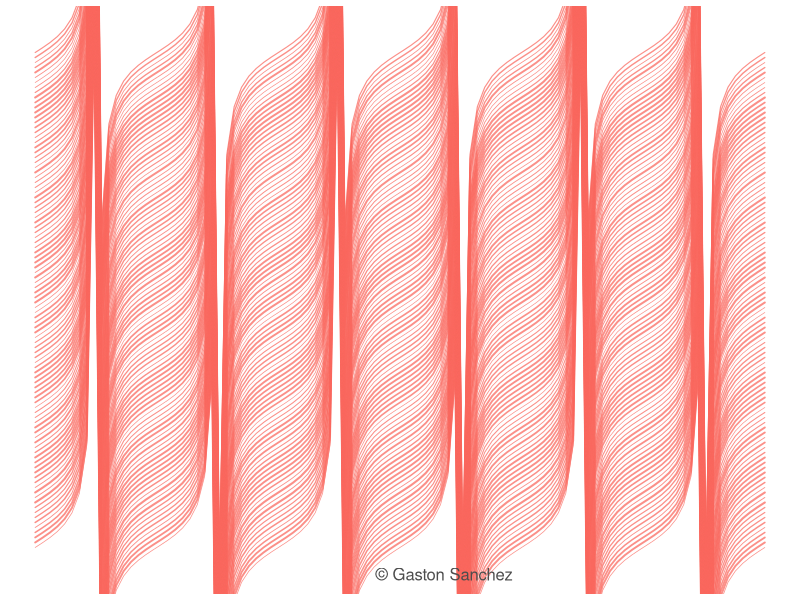

Here is the R script that generated this plot:
##################################################################################
# Title:      Vertical Waves
# Copyright:  Copyright (c) 2012, under the Simplified BSD License
# Author:     Gaston Sanchez
# url:        www.gastonsanchez.com/projects/rtist
##################################################################################

# Don't use my working directory!
setwd("/Users/gaston/Documents/Rtist_Plots/Images")

# ========================================================================
# Vertical waves
# ========================================================================
# generate pairs of x-y values
x = seq(0, 6*pi, length=100)
y = tan(x)

png("vertical_waves.png", width=700, height=400)
# set graphical parameters
op = par(bg="white", mar=rep(0.3,4))
# plot
plot(x, y, type="n", ylim=c(-11,11), axes=FALSE)
for (i in seq(-10, 10, length=100))
{
  lines(x, y+i, col="#f9675dBB", lwd=2*runif(1,.3))
}
# signature
legend("bottomright", legend="© Gaston Sanchez", bty="n", text.col="gray30", adj=2)
# reset par
par(op)
dev.off()
